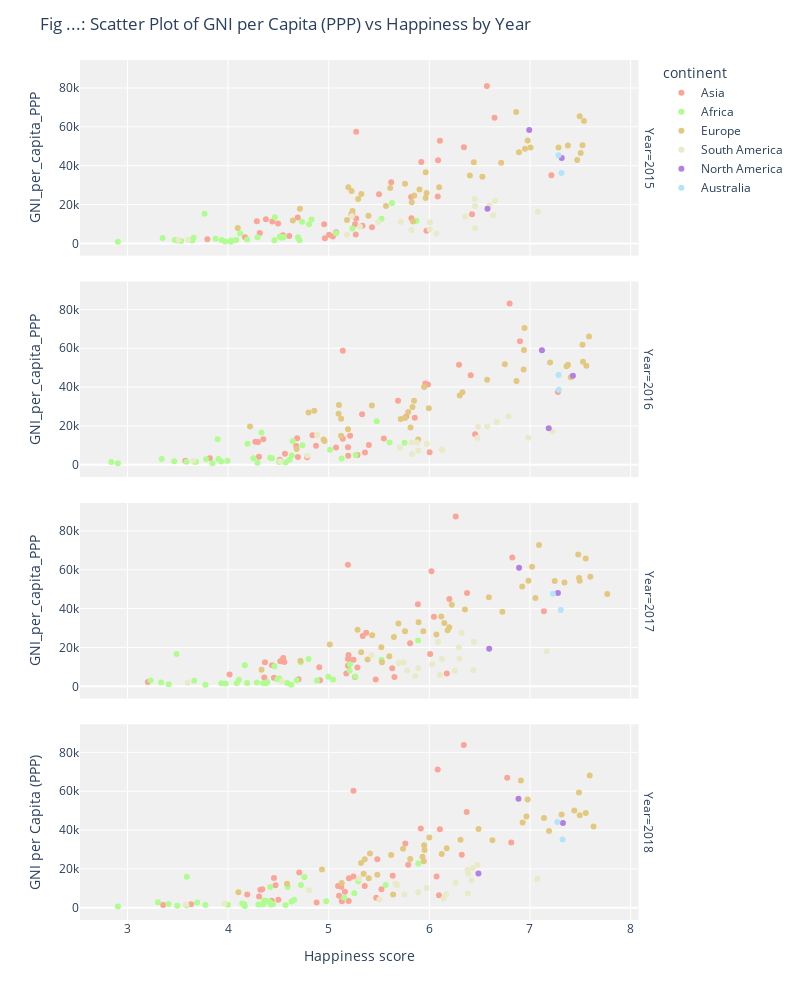

Notebook cell for this chart:
### Markdown cell above
### GDP contribution to happiness

The above two histograms can support both sides of the argument. While it supports the claim that 'wealthier' countries are also happier countries for the top three richest and happiest continents (Oceania, Europe and North America), the histograms also show that the contribution of GDP per capita is not a definitive factor in happiness. This supported by the fact that South America is happier than Asia in every year while also coming close to Europe in happiness. On the contrary South America is, on average, poorer than Asia in every year and substantially poorer than Europe. Another observation that supportss the claim that happiness is not necessarily related with wealth is the fact that the average contribution of GDP to happiness of all continents shrank from 2015 to 2018, while the average happiness of every continent remained pretty much constant throughout the same years.

### Code cell
### Does a good education give government trust?

# This 3d Scatter Plot is multivariate and shows on the x-axis the 'Education Index', on the y-axis the 'Government Trust' and on the z-axis the 'CPI Score'. CPI stands for 'Corruption Perception Index', the lower the CPI index, the more the people believe there is corruption in their country. The size of the plot-points shows the GDP per capita. 

# The 3D scatter plot reveals interesting insights about the correlation between the Corruption Perception Index (CPI) score and other variables across countries. A positive correlation between the CPI score and variables such as Education Index and Government trust suggests that countries with higher levels of corruption tend to exhibit lower values in education, government trust, and economic prosperity. Conversely, a negative correlation indicates that countries with lower corruption levels tend to have higher education indices and greater levels of government trust. This visualization highlights the importance of addressing corruption to foster positive development in education and trust within countries. 

# The Education Index plays a significant role in shaping the relationships between various variables across countries and continents. A positive correlation between the Education Index and variables such as Government trust, GDP per capita, and possibly the Corruption Perception Index suggests that countries with higher education indices tend to exhibit greater levels of government trust and economic prosperity while combating corruption. Furthermore, the Education Index may influence the disparities observed between countries and continents. Nations with higher education indices are more likely to invest in quality education, leading to better governance, higher economic output, and potentially lower corruption levels. Thus, enhancing education systems becomes vital for promoting positive development and reducing inequality among countries and continents.

# Overall it gives the visualisation that countries with a higher inducation index tend to have more goverment trust and a higher CPI score. This is probaply because people that live in a country that is able to give a good education tend to trust the goverment more than people that don't recieved good education. 
data = df.sort_values('Year', ascending=True)


fig = px.scatter(data, x='happiness_score', y='GNI_per_capita_PPP', color='continent',
                 color_discrete_map=continent_colors, hover_data=['Country'], facet_row='Year')


fig.update_layout(
    title='Fig ...: Scatter Plot of GNI per Capita (PPP) vs Happiness by Year',
    xaxis_title='Happiness score',
    yaxis_title='GNI per Capita (PPP)',
    height=1000,  
    width = 800,
    plot_bgcolor='rgb(240, 240, 240, 240)'
)


fig.update_traces(hovertemplate='Country: %{customdata[0]}<br>Happines: %{x}<br>GNI per Capita (PPP): %{y}')


fig.show()

### Figure 1 — Plotly figure (JSON) as saved in the notebook; plotly's stock layout.template omitted (floating-point values rounded to 4 significant figures)
{"data": [{"customdata": [["Lebanon"], ["Malaysia"], ["Kuwait"], ["Kazakhstan"], ["Jordan"], ["Japan"], ["Israel"], ["Iraq"], ["Kyrgyzstan"], ["Mongolia"], ["Saudi Arabia"], ["Philippines"], ["Pakistan"], ["Nepal"], ["Myanmar"], ["Iran"], ["Indonesia"], ["Cambodia"], ["Bangladesh"], ["Bahrain"], ["Azerbaijan"], ["Armenia"], ["China"], ["China"], ["Georgia"], ["Cyprus"], ["India"], ["Singapore"], ["Afghanistan"], ["Turkey"], ["United Arab Emirates"], ["Thailand"], ["Vietnam"], ["Sri Lanka"], ["Turkmenistan"], ["Uzbekistan"], ["Tajikistan"], ["Yemen"]], "hovertemplate": "Country: %{customdata[0]}<br>Happines: %{x}<br>GNI per Capita (PPP): %{y}", "legendgroup": "Asia", "marker": {"color": "#FAA598", "symbol": "circle"}, "mode": "markers", "name": "Asia", "orientation": "v", "showlegend": true, "type": "scatter", "x": [5.225, 6.084, 6.105, 5.819, 5.336, 5.92, 7.213, 4.497, 5.004, 4.955, 6.344, 5.43, 5.269, 4.962, 4.545, 4.692, 5.262, 4.168, 4.608, 6.087, 5.234, 4.376, 5.273, 5.273, 4.286, 5.621, 4.315, 6.572, 3.794, 5.5, 6.648, 6.424, 5.074, 4.44, 5.822, 5.971, 5.041, 3.593], "xaxis": "x4", "y": [14920, 24120, 52880, 23860, 9140, 41950, 35130, 10220, 4460, 9880, 49450, 8310, 4640, 2680, 4180, 13300, 9910, 3180, 3790, 42760, 15020, 12490, 57450, 12880, 11420, 31510, 5400, 81040, 2110, 25340, 64640, 15010, 5790, 11270, 12890, 6460, 3590, null], "yaxis": "y4"}, {"customdata": [["Vietnam"], ["Kazakhstan"], ["Jordan"], ["Japan"], ["Israel"], ["Kuwait"], ["Singapore"], ["Kyrgyzstan"], ["Tajikistan"], ["Malaysia"], ["Thailand"], ["Lebanon"], ["China"], ["Afghanistan"], ["Iraq"], ["United Arab Emirates"], ["Uzbekistan"], ["Cyprus"], ["China"], ["Cambodia"], ["Turkey"], ["Iran"], ["Indonesia"], ["Bangladesh"], ["India"], ["Turkmenistan"], ["Georgia"], ["Yemen"], ["Pakistan"], ["Sri Lanka"], ["Nepal"], ["Azerbaijan"], ["Armenia"], ["Saudi Arabia"], ["Myanmar"], ["Philippines"], ["Mongolia"], ["Bahrain"]], "hovertemplate": "Country: %{customdata[0]}<br>Happines: %{x}<br>GNI per Capita (PPP): %{y}", "legendgroup": "Asia", "marker": {"color": "#FAA598", "symbol": "circle"}, "mode": "markers", "name": "Asia", "orientation": "v", "showlegend": false, "type": "scatter", "x": [5.36, 5.855, 5.192, 5.987, 7.278, 6.295, 6.798, 5.286, 4.786, 5.77, 6.455, 4.839, 5.14, 3.575, 4.677, 6.901, 6.003, 5.689, 5.14, 3.819, 5.332, 4.686, 5.399, 4.694, 4.565, 5.548, 4.297, 4.077, 5.194, 4.271, 4.514, 5.212, 4.35, 6.411, 4.307, 5.073, 4.874, 5.96], "xaxis": "x3", "y": [6300, 24280, 9120, 41350, 37500, 51550, 83020, 5020, 3900, 24840, 15800, 15250, 58670, 2140, 9720, 63670, 6530, 33000, 13400, 3450, 26050, 13650, 10160, 4070, 5760, 13500, 11760, null, 4680, 11900, 2620, 14920, 13160, 46110, 4220, 8870, 9860, 41860], "yaxis": "y3"}, {"customdata": [["Tajikistan"], ["Georgia"], ["Uzbekistan"], ["Cambodia"], ["Azerbaijan"], ["Bahrain"], ["Philippines"], ["Malaysia"], ["United Arab Emirates"], ["Bangladesh"], ["China"], ["China"], ["Afghanistan"], ["Cyprus"], ["Yemen"], ["Saudi Arabia"], ["Jordan"], ["Japan"], ["Israel"], ["Kazakhstan"], ["Sri Lanka"], ["Lebanon"], ["Myanmar"], ["Thailand"], ["Vietnam"], ["Kyrgyzstan"], ["Nepal"], ["Kuwait"], ["Turkmenistan"], ["Armenia"], ["Mongolia"], ["India"], ["Indonesia"], ["Singapore"], ["Turkey"], ["Iran"], ["Pakistan"], ["Iraq"]], "hovertemplate": "Country: %{customdata[0]}<br>Happines: %{x}<br>GNI per Capita (PPP): %{y}", "legendgroup": "Asia", "marker": {"color": "#FAA598", "symbol": "circle"}, "mode": "markers", "name": "Asia", "orientation": "v", "showlegend": false, "type": "scatter", "x": [5.467, 4.519, 6.174, 4.7, 5.208, 6.199, 5.631, 5.339, 6.825, 4.456, 5.191, 5.191, 3.203, 6.046, 3.38, 6.375, 4.906, 5.886, 7.139, 5.809, 4.366, 5.197, 4.36, 6.008, 5.175, 5.261, 4.913, 6.021, 5.247, 4.559, 5.285, 4.015, 5.192, 6.262, 5.373, 4.548, 5.653, 4.437], "xaxis": "x2", "y": [3560, 12910, 6650, 3680, 13510, 44980, 9320, 25900, 66290, 4340, 14140, 62530, 2210, 35750, null, 48040, 9790, 42290, 38570, 22160, 12340, 16070, 4480, 16610, 6620, 4800, 3140, 59260, 13620, 12540, 9720, 6120, 10580, 87440, 27570, 14560, 4820, 10850], "yaxis": "y2"}, {"customdata": [["Vietnam"], ["Cambodia"], ["Afghanistan"], ["Azerbaijan"], ["Bahrain"], ["Uzbekistan"], ["Bangladesh"], ["Yemen"], ["Armenia"], ["Indonesia"], ["China"], ["Sri Lanka"], ["Nepal"], ["Myanmar"], ["Mongolia"], ["Malaysia"], ["Tajikistan"], ["Singapore"], ["Saudi Arabia"], ["Philippines"], ["Pakistan"], ["Lebanon"], ["Georgia"], ["United Arab Emirates"], ["Cyprus"], ["Kyrgyzstan"], ["Thailand"], ["Kuwait"], ["Kazakhstan"], ["Jordan"], ["Japan"], ["China"], ["Israel"], ["Iraq"], ["Iran"], ["Turkey"], ["India"], ["Turkmenistan"]], "hovertemplate": "Country: %{customdata[0]}<br>Happines: %{x}<br>GNI per Capita (PPP): %{y}", "legendgroup": "Asia", "marker": {"color": "#FAA598", "symbol": "circle"}, "mode": "markers", "name": "Asia", "orientation": "v", "showlegend": false, "type": "scatter", "x": [5.103, 4.433, 3.632, 5.201, 6.105, 6.096, 4.5, 3.355, 4.321, 5.093, 5.246, 4.471, 4.88, 4.308, 5.125, 6.322, 5.199, 6.343, 6.371, 5.524, 5.472, 5.358, 4.34, 6.774, 5.762, 5.131, 6.072, 6.083, 5.79, 5.161, 5.915, 5.246, 6.814, 4.456, 4.707, 5.483, 4.19, 5.636], "xaxis": "x", "y": [6220.0, 3597.0, 1746.0, 15240.0, 40400.0, 6462.0, 4057.0, 1433.0, 9277.0, 11260.0, 60220.0, 11610.0, 2748.0, 5764.0, 10780.0, 27230.0, 3482.0, 83790.0, 49340.0, 9540.0, 5190.0, 11140.0, 9570.0, 66910.0, 33100.0, 3317.0, 16130.0, 71160.0, 22170.0, 8268.0, 40800.0, 16130.0, 33650.0, 15360.0, 18170.0, 24910.0, 6829.0, 16410.0], "yaxis": "y"}, {"customdata": [["Mauritania"], ["Mali"], ["Malawi"], ["Madagascar"], ["Libya"], ["Liberia"], ["Mauritius"], ["Kenya"], ["Senegal"], ["Rwanda"], ["Nigeria"], ["Niger"], ["Morocco"], ["Sierra Leone"], ["Cameroon"], ["Burundi"], ["Burkina Faso"], ["Botswana"], ["Chad"], ["Benin"], ["Algeria"], ["Ghana"], ["Gabon"], ["Ethiopia"], ["Egypt"], ["Zambia"], ["Togo"], ["Zimbabwe"], ["Uganda"], ["Tunisia"], ["South Africa"], ["Tanzania"]], "hovertemplate": "Country: %{customdata[0]}<br>Happines: %{x}<br>GNI per Capita (PPP): %{y}", "legendgroup": "Africa", "marker": {"color": "#AEFD8E", "symbol": "circle"}, "mode": "markers", "name": "Africa", "orientation": "v", "showlegend": true, "type": "scatter", "x": [4.292, 4.19, 3.97, 3.644, 5.525, 3.533, 5.629, 4.553, 4.535, 3.471, 5.074, 4.028, 5.235, 4.709, 4.695, 2.905, 4.032, 3.766, 3.936, 3.657, 5.872, 4.12, 4.465, 4.46, 4.735, 4.514, 3.495, 3.875, 4.081, 4.805, 4.829, 3.349], "xaxis": "x4", "y": [3160, 1990, 990, 1500, 12740, 1180, 20860, 3330, 2910, 1710, 5280, 840, 7670, 1570, 3210, 840, 1460, 15310, 1760, 2860, 11700, 5050, 13480, 1650, 11160, 3370, 1440, 2410, 1750, 9890, 12240, 2740], "yaxis": "y4"}, {"customdata": [["Kenya"], ["Togo"], ["Botswana"], ["Tunisia"], ["Mauritania"], ["Mali"], ["Malawi"], ["Madagascar"], ["Tanzania"], ["Libya"], ["Benin"], ["Liberia"], ["Cameroon"], ["Ethiopia"], ["Egypt"], ["Chad"], ["Gabon"], ["Burkina Faso"], ["Uganda"], ["Burundi"], ["Ghana"], ["Mauritius"], ["Nigeria"], ["Niger"], ["Zambia"], ["South Africa"], ["Sierra Leone"], ["Senegal"], ["Zimbabwe"], ["Rwanda"], ["Algeria"], ["Morocco"]], "hovertemplate": "Country: %{customdata[0]}<br>Happines: %{x}<br>GNI per Capita (PPP): %{y}", "legendgroup": "Africa", "marker": {"color": "#AEFD8E", "symbol": "circle"}, "mode": "markers", "name": "Africa", "orientation": "v", "showlegend": false, "type": "scatter", "x": [4.419, 2.839, 4.332, 4.739, 4.436, 3.995, 4.292, 3.681, 3.781, 5.754, 3.34, 4.571, 4.252, 4.512, 4.194, 3.667, 3.896, 3.587, 3.931, 2.905, 4.633, 5.477, 5.268, 3.845, 5.129, 4.642, 4.507, 3.904, 4.61, 3.465, 5.605, 5.013], "xaxis": "x3", "y": [3620, 1470, 16600, 10070, 3350, 2130, 1020, 1550, 2860, 11430, 2980, 1260, 3350, 1870, 10850, 1630, 13180, 1550, 1690, 800, 4800, 22390, 5120, 820, 3330, 12240, 1420, 3000, 2570, 1790, 11520, 7730], "yaxis": "y3"}, {"customdata": [["Liberia"], ["Gabon"], ["Algeria"], ["Mali"], ["South Africa"], ["Burkina Faso"], ["Uganda"], ["Burundi"], ["Ghana"], ["Ethiopia"], ["Mauritania"], ["Zimbabwe"], ["Sierra Leone"], ["Chad"], ["Cameroon"], ["Rwanda"], ["Egypt"], ["Senegal"], ["Togo"], ["Tanzania"], ["Niger"], ["Tunisia"], ["Botswana"], ["Morocco"], ["Benin"], ["Libya"], ["Kenya"], ["Nigeria"], ["Malawi"], ["Mauritius"], ["Madagascar"], ["Zambia"]], "hovertemplate": "Country: %{customdata[0]}<br>Happines: %{x}<br>GNI per Capita (PPP): %{y}", "legendgroup": "Africa", "marker": {"color": "#AEFD8E", "symbol": "circle"}, "mode": "markers", "name": "Africa", "orientation": "v", "showlegend": false, "type": "scatter", "x": [3.975, 4.799, 5.211, 4.39, 4.722, 4.587, 4.189, 3.775, 4.996, 4.286, 4.49, 3.663, 4.374, 4.35, 5.044, 3.334, 4.166, 4.681, 4.085, 3.231, 4.628, 4.461, 3.488, 5.208, 4.883, 5.525, 4.509, 5.265, 3.41, 5.888, 3.933, 4.107], "xaxis": "x2", "y": [1380, 14060, 11370, 2180, 12320, 1730, 1710, 770, 4860, 2010, 3610, 2860, 1590, 1570, 3490, 1910, 10800, 3140, 1520, 3020, 830, 10280, 16680, 8110, 3010, 13690, 4000, 5030, 1030, 23560, 1540, 3330], "yaxis": "y2"}, {"customdata": [["Burkina Faso"], ["Algeria"], ["Zambia"], ["Benin"], ["Chad"], ["Cameroon"], ["Botswana"], ["Burundi"], ["Morocco"], ["Mauritius"], ["Mauritania"], ["Mali"], ["Malawi"], ["Madagascar"], ["Tanzania"], ["Libya"], ["Niger"], ["Sierra Leone"], ["Senegal"], ["Rwanda"], ["South Africa"], ["Nigeria"], ["Liberia"], ["Ghana"], ["Gabon"], ["Ethiopia"], ["Egypt"], ["Uganda"], ["Kenya"], ["Togo"], ["Tunisia"], ["Zimbabwe"]], "hovertemplate": "Country: %{customdata[0]}<br>Happines: %{x}<br>GNI per Capita (PPP): %{y}", "legendgroup": "Africa", "marker": {"color": "#AEFD8E", "symbol": "circle"}, "mode": "markers", "name": "Africa", "orientation": "v", "showlegend": false, "type": "scatter", "x": [4.424, 5.295, 4.377, 4.141, 4.301, 4.975, 3.59, 2.905, 5.254, 5.891, 4.356, 4.447, 3.587, 3.774, 3.303, 5.566, 4.166, 4.571, 4.631, 3.408, 4.724, 5.155, 3.495, 4.657, 4.758, 4.35, 4.419, 4.161, 4.41, 3.999, 4.592, 3.692], "xaxis": "x", "y": [1705.0, 13640.0, 3582.0, 2135.0, 1716.0, 3291.0, 15950.0, 659.7, 7480.0, 22720.0, 3746.0, 1965.0, 1159.0, 1404.0, 2805.0, 11680.0, 912.0, 1381.0, 3256.0, 1959.0, 11760.0, 5086.0, 1040.0, 4099.0, 15790.0, 1782.0, 10740.0, 1752.0, 3052.0, 1593.0, 10680.0, 2661.0], "yaxis": "y"}, {"customdata": [["Malta"], ["Luxembourg"], ["Lithuania"], ["Latvia"], ["Italy"], ["Ireland"], ["Moldova"], ["Serbia"], ["Russia"], ["Romania"], ["Portugal"], ["Poland"], ["Norway"], ["Netherlands"], ["Montenegro"], ["Iceland"], ["Bulgaria"], ["Bosnia and Herzegovina"], ["Belarus"], ["Austria"], ["Albania"], ["Belgium"], ["Hungary"], ["Greece"], ["Germany"], ["France"], ["Finland"], ["Estonia"], ["Denmark"], ["Croatia"], ["Ukraine"], ["Sweden"], ["Slovenia"], ["United Kingdom"], ["Spain"], ["Switzerland"], ["Slovakia"]], "hovertemplate": "Country: %{customdata[0]}<br>Happines: %{x}<br>GNI per Capita (PPP): %{y}", "legendgroup": "Europe", "marker": {"color": "#E3C97F", "symbol": "circle"}, "mode": "markers", "name": "Europe", "orientation": "v", "showlegend": true, "type": "scatter", "x": [6.527, 6.863, 5.902, 5.85, 5.964, 6.977, 5.838, 5.395, 5.963, 5.825, 5.195, 5.973, 7.537, 7.377, 5.237, 7.504, 4.714, 5.182, 5.569, 7.006, 4.644, 6.891, 5.324, 5.227, 6.951, 6.442, 7.469, 5.611, 7.522, 5.293, 4.096, 7.284, 5.758, 6.714, 6.403, 7.494, 6.098], "xaxis": "x4", "y": [34280, 67590, 27780, 24690, 36650, 52990, 11290, 14230, 23420, 21130, 28870, 25880, 63030, 50340, 16700, 46480, 17820, 12100, 19260, 49390, 11800, 46870, 25460, 26940, 48770, 41740, 42950, 28570, 50560, 22870, 7880, 49420, 30660, 41550, 34900, 65450, 28950], "yaxis": "y4"}, {"customdata": [["Italy"], ["Bosnia and Herzegovina"], ["Malta"], ["Belarus"], ["Belgium"], ["Luxembourg"], ["Lithuania"], ["Ireland"], ["Estonia"], ["United Kingdom"], ["Finland"], ["Denmark"], ["Croatia"], ["France"], ["Bulgaria"], ["Iceland"], ["Hungary"], ["Greece"], ["Germany"], ["Ukraine"], ["Latvia"], ["Spain"], ["Norway"], ["Austria"], ["Netherlands"], ["Serbia"], ["Slovakia"], ["Albania"], ["Russia"], ["Slovenia"], ["Romania"], ["Portugal"], ["Poland"], ["Sweden"], ["Switzerland"], ["Moldova"], ["Montenegro"]], "hovertemplate": "Country: %{customdata[0]}<br>Happines: %{x}<br>GNI per Capita (PPP): %{y}", "legendgroup": "Europe", "marker": {"color": "#E3C97F", "symbol": "circle"}, "mode": "markers", "name": "Europe", "orientation": "v", "showlegend": false, "type": "scatter", "x": [5.948, 4.949, 6.302, 5.813, 6.937, 6.946, 5.833, 6.94, 5.429, 6.867, 7.406, 7.527, 5.759, 6.575, 4.218, 7.561, 4.8, 4.857, 6.75, 4.681, 5.098, 6.329, 7.522, 7.2, 7.378, 5.123, 5.995, 4.959, 5.716, 5.848, 5.124, 5.102, 5.791, 7.364, 7.587, 5.889, 5.192], "xaxis": "x3", "y": [40030, 13090, 35720, 19280, 49090, 70450, 29790, 59070, 30510, 43100, 45150, 53110, 24130, 43830, 19760, 50990, 26990, 27820, 51810, 8210, 26340, 37370, 61840, 52630, 51510, 14960, 29160, 12270, 23570, 33010, 23680, 30840, 27170, 50780, 66080, 13060, 18360], "yaxis": "y3"}, {"customdata": [["Ukraine"], ["Portugal"], ["France"], ["Slovenia"], ["Finland"], ["Romania"], ["Moldova"], ["Germany"], ["Belarus"], ["Poland"], ["Greece"], ["Croatia"], ["Serbia"], ["Switzerland"], ["Denmark"], ["Estonia"], ["Russia"], ["Malta"], ["United Kingdom"], ["Albania"], ["Slovakia"], ["Lithuania"], ["Belgium"], ["Bosnia and Herzegovina"], ["Italy"], ["Latvia"], ["Netherlands"], ["Austria"], ["Sweden"], ["Montenegro"], ["Luxembourg"], ["Hungary"], ["Bulgaria"], ["Iceland"], ["Ireland"], ["Norway"], ["Spain"]], "hovertemplate": "Country: %{customdata[0]}<br>Happines: %{x}<br>GNI per Capita (PPP): %{y}", "legendgroup": "Europe", "marker": {"color": "#E3C97F", "symbol": "circle"}, "mode": "markers", "name": "Europe", "orientation": "v", "showlegend": false, "type": "scatter", "x": [4.332, 5.693, 6.592, 6.118, 7.769, 6.07, 5.529, 6.985, 5.323, 6.182, 5.287, 5.432, 5.603, 7.48, 7.6, 5.893, 5.648, 6.726, 7.054, 4.719, 6.198, 6.149, 6.923, 5.386, 6.223, 5.94, 7.488, 7.246, 7.343, 5.523, 7.09, 5.758, 5.011, 7.494, 7.021, 7.554, 6.354], "xaxis": "x2", "y": [8460, 32310, 45850, 35990, 47480, 26620, 12320, 54370, 17580, 28900, 29150, 26310, 15510, 67890, 56360, 32930, 25380, 38370, 45430, 13130, 30410, 32560, 51320, 13790, 42010, 28360, 55770, 54150, 53490, 20110, 72750, 28340, 21460, 54380, 61590, 65730, 39570], "yaxis": "y2"}, {"customdata": [["Albania"], ["Belarus"], ["Bulgaria"], ["Austria"], ["Bosnia and Herzegovina"], ["Belgium"], ["Montenegro"], ["Sweden"], ["Moldova"], ["Switzerland"], ["Malta"], ["Luxembourg"], ["Lithuania"], ["Netherlands"], ["Serbia"], ["Slovakia"], ["Russia"], ["Romania"], ["Portugal"], ["Slovenia"], ["Poland"], ["Norway"], ["Spain"], ["Latvia"], ["Germany"], ["Ukraine"], ["France"], ["Finland"], ["Estonia"], ["United Kingdom"], ["Denmark"], ["Croatia"], ["Greece"], ["Italy"], ["Ireland"], ["Iceland"], ["Hungary"]], "hovertemplate": "Country: %{customdata[0]}<br>Happines: %{x}<br>GNI per Capita (PPP): %{y}", "legendgroup": "Europe", "marker": {"color": "#E3C97F", "symbol": "circle"}, "mode": "markers", "name": "Europe", "orientation": "v", "showlegend": false, "type": "scatter", "x": [4.586, 5.483, 4.933, 7.139, 5.129, 6.927, 5.347, 7.314, 5.64, 7.487, 6.627, 6.91, 5.952, 7.441, 5.398, 6.173, 5.81, 5.945, 5.41, 5.948, 6.123, 7.594, 6.31, 5.933, 6.965, 4.103, 6.489, 7.632, 5.739, 7.19, 7.555, 5.321, 5.358, 6, 6.977, 7.495, 5.62], "xaxis": "x", "y": [12300.0, 17040.0, 19650.0, 46230.0, 12690.0, 43820.0, 17510.0, 47960.0, 6833.0, 59370.0, 34800.0, 65540.0, 29780.0, 50010.0, 15220.0, 30670.0, 25040.0, 23910.0, 27940.0, 32140.0, 27630.0, 68060.0, 35040.0, 26300.0, 46950.0, 7994.0, 40510.0, 41780.0, 30380.0, 39510.0, 48840.0, 23060.0, 24910.0, 36140.0, 55660.0, 47570.0, 27140.0], "yaxis": "y"}, {"customdata": [["Jamaica"], ["Peru"], ["Paraguay"], ["Panama"], ["Nicaragua"], ["Brazil"], ["Bolivia"], ["Argentina"], ["Chile"], ["Honduras"], ["Haiti"], ["Guinea"], ["Guatemala"], ["El Salvador"], ["Ecuador"], ["Dominican Republic"], ["Costa Rica"], ["Colombia"], ["Venezuela"], ["Uruguay"]], "hovertemplate": "Country: %{customdata[0]}<br>Happines: %{x}<br>GNI per Capita (PPP): %{y}", "legendgroup": "South America", "marker": {"color": "#E8EAC8", "symbol": "circle"}, "mode": "markers", "name": "South America", "orientation": "v", "showlegend": true, "type": "scatter", "x": [5.311, 5.715, 5.493, 6.452, 6.071, 6.635, 5.823, 6.599, 6.652, 5.181, 3.603, 3.507, 6.454, 6.003, 6.008, 5.23, 7.079, 6.357, 5.25, 6.454], "xaxis": "x4", "y": [8520, 11180, 11040, 22810, 5150, 14470, 6890, 19650, 22010, 4490, 1710, 1790, 7830, 7240, 10870, 14130, 16310, 13700, null, 19310], "yaxis": "y4"}, {"customdata": [["Jamaica"], ["Bolivia"], ["Venezuela"], ["El Salvador"], ["Ecuador"], ["Chile"], ["Costa Rica"], ["Colombia"], ["Dominican Republic"], ["Honduras"], ["Haiti"], ["Guinea"], ["Guatemala"], ["Brazil"], ["Panama"], ["Nicaragua"], ["Paraguay"], ["Peru"], ["Argentina"], ["Uruguay"]], "hovertemplate": "Country: %{customdata[0]}<br>Happines: %{x}<br>GNI per Capita (PPP): %{y}", "legendgroup": "South America", "marker": {"color": "#E8EAC8", "symbol": "circle"}, "mode": "markers", "name": "South America", "orientation": "v", "showlegend": false, "type": "scatter", "x": [5.709, 5.89, 6.81, 6.13, 5.975, 6.67, 7.226, 6.477, 4.885, 4.788, 4.518, 3.656, 6.123, 6.983, 6.786, 5.828, 5.878, 5.824, 6.574, 6.485], "xaxis": "x3", "y": [8800, 7360, null, 7620, 10830, 22080, 17230, 13800, 15420, 4790, 1770, 2050, 7910, 13950, 25080, 5540, 11540, 11510, 19710, 19650], "yaxis": "y3"}, {"customdata": [["Peru"], ["Guatemala"], ["Argentina"], ["Haiti"], ["Costa Rica"], ["Chile"], ["Colombia"], ["Uruguay"], ["El Salvador"], ["Ecuador"], ["Dominican Republic"], ["Venezuela"], ["Guinea"], ["Honduras"], ["Nicaragua"], ["Jamaica"], ["Paraguay"], ["Bolivia"], ["Panama"], ["Brazil"]], "hovertemplate": "Country: %{customdata[0]}<br>Happines: %{x}<br>GNI per Capita (PPP): %{y}", "legendgroup": "South America", "marker": {"color": "#E8EAC8", "symbol": "circle"}, "mode": "markers", "name": "South America", "orientation": "v", "showlegend": false, "type": "scatter", "x": [5.697, 6.436, 6.086, 3.597, 7.167, 6.444, 6.125, 6.293, 6.253, 6.028, 5.425, 4.707, 4.534, 5.86, 6.105, 5.89, 5.743, 5.779, 6.321, 6.3], "xaxis": "x2", "y": [11930, 8200, 22960, 1770, 18040, 22750, 14050, 20060, 7970, 11350, 15940, null, 2410, 5220, 5850, 9320, 12210, 8190, 27640, 14250], "yaxis": "y2"}, {"customdata": [["Argentina"], ["Chile"], ["Uruguay"], ["Venezuela"], ["Bolivia"], ["Brazil"], ["Peru"], ["Paraguay"], ["Panama"], ["Nicaragua"], ["El Salvador"], ["Ecuador"], ["Dominican Republic"], ["Costa Rica"], ["Colombia"], ["Guatemala"], ["Guinea"], ["Jamaica"], ["Honduras"], ["Haiti"]], "hovertemplate": "Country: %{customdata[0]}<br>Happines: %{x}<br>GNI per Capita (PPP): %{y}", "legendgroup": "South America", "marker": {"color": "#E8EAC8", "symbol": "circle"}, "mode": "markers", "name": "South America", "orientation": "v", "showlegend": false, "type": "scatter", "x": [6.388, 6.476, 6.379, 4.806, 5.752, 6.419, 5.663, 5.681, 6.43, 6.141, 6.167, 5.973, 5.302, 7.072, 6.26, 6.382, 3.964, 5.89, 5.504, 3.582], "xaxis": "x", "y": [17610.0, 21970.0, 19430.0, 9070.0, 6849.0, 14070.0, 12320.0, 11720.0, 20450.0, 4790.0, 6973.0, 10140.0, 15070.0, 14790.0, 12900.0, 7378.0, 2211, 7932.0, 4258.0, 1665.0], "yaxis": "y"}, {"customdata": [["Mexico"], ["Canada"], ["United States"]], "hovertemplate": "Country: %{customdata[0]}<br>Happines: %{x}<br>GNI per Capita (PPP): %{y}", "legendgroup": "North America", "marker": {"color": "#B47FE3", "symbol": "circle"}, "mode": "markers", "name": "North America", "orientation": "v", "showlegend": true, "type": "scatter", "x": [6.578, 7.316, 6.993], "xaxis": "x4", "y": [17830, 43990, 58340], "yaxis": "y4"}, {"customdata": [["Canada"], ["United States"], ["Mexico"]], "hovertemplate": "Country: %{customdata[0]}<br>Happines: %{x}<br>GNI per Capita (PPP): %{y}", "legendgroup": "North America", "marker": {"color": "#B47FE3", "symbol": "circle"}, "mode": "markers", "name": "North America", "orientation": "v", "showlegend": false, "type": "scatter", "x": [7.427, 7.119, 7.187], "xaxis": "x3", "y": [45910, 58970, 18810], "yaxis": "y3"}, {"customdata": [["United States"], ["Canada"], ["Mexico"]], "hovertemplate": "Country: %{customdata[0]}<br>Happines: %{x}<br>GNI per Capita (PPP): %{y}", "legendgroup": "North America", "marker": {"color": "#B47FE3", "symbol": "circle"}, "mode": "markers", "name": "North America", "orientation": "v", "showlegend": false, "type": "scatter", "x": [6.892, 7.278, 6.595], "xaxis": "x2", "y": [61020, 48070, 19300], "yaxis": "y2"}, {"customdata": [["Canada"], ["Mexico"], ["United States"]], "hovertemplate": "Country: %{customdata[0]}<br>Happines: %{x}<br>GNI per Capita (PPP): %{y}", "legendgroup": "North America", "marker": {"color": "#B47FE3", "symbol": "circle"}, "mode": "markers", "name": "North America", "orientation": "v", "showlegend": false, "type": "scatter", "x": [7.328, 6.488, 6.886], "xaxis": "x", "y": [43600.0, 17630.0, 56140.0], "yaxis": "y"}, {"customdata": [["New Zealand"], ["Australia"]], "hovertemplate": "Country: %{customdata[0]}<br>Happines: %{x}<br>GNI per Capita (PPP): %{y}", "legendgroup": "Australia", "marker": {"color": "#B2E4FA", "symbol": "circle"}, "mode": "markers", "name": "Australia", "orientation": "v", "showlegend": true, "type": "scatter", "x": [7.314, 7.284], "xaxis": "x4", "y": [36210, 45330], "yaxis": "y4"}, {"customdata": [["Australia"], ["New Zealand"]], "hovertemplate": "Country: %{customdata[0]}<br>Happines: %{x}<br>GNI per Capita (PPP): %{y}", "legendgroup": "Australia", "marker": {"color": "#B2E4FA", "symbol": "circle"}, "mode": "markers", "name": "Australia", "orientation": "v", "showlegend": false, "type": "scatter", "x": [7.284, 7.286], "xaxis": "x3", "y": [46230, 38630], "yaxis": "y3"}, {"customdata": [["Australia"], ["New Zealand"]], "hovertemplate": "Country: %{customdata[0]}<br>Happines: %{x}<br>GNI per Capita (PPP): %{y}", "legendgroup": "Australia", "marker": {"color": "#B2E4FA", "symbol": "circle"}, "mode": "markers", "name": "Australia", "orientation": "v", "showlegend": false, "type": "scatter", "x": [7.228, 7.307], "xaxis": "x2", "y": [47580, 39330], "yaxis": "y2"}, {"customdata": [["Australia"], ["New Zealand"]], "hovertemplate": "Country: %{customdata[0]}<br>Happines: %{x}<br>GNI per Capita (PPP): %{y}", "legendgroup": "Australia", "marker": {"color": "#B2E4FA", "symbol": "circle"}, "mode": "markers", "name": "Australia", "orientation": "v", "showlegend": false, "type": "scatter", "x": [7.272, 7.324], "xaxis": "x", "y": [44100.0, 35110.0], "yaxis": "y"}], "layout": {"annotations": [{"font": {}, "showarrow": false, "text": "Year=2018", "textangle": 90, "x": 0.98, "xanchor": "left", "xref": "paper", "y": 0.1138, "yanchor": "middle", "yref": "paper"}, {"font": {}, "showarrow": false, "text": "Year=2017", "textangle": 90, "x": 0.98, "xanchor": "left", "xref": "paper", "y": 0.3712, "yanchor": "middle", "yref": "paper"}, {"font": {}, "showarrow": false, "text": "Year=2016", "textangle": 90, "x": 0.98, "xanchor": "left", "xref": "paper", "y": 0.6288, "yanchor": "middle", "yref": "paper"}, {"font": {}, "showarrow": false, "text": "Year=2015", "textangle": 90, "x": 0.98, "xanchor": "left", "xref": "paper", "y": 0.8862, "yanchor": "middle", "yref": "paper"}], "height": 1000, "legend": {"title": {"text": "continent"}, "tracegroupgap": 0}, "margin": {"t": 60}, "plot_bgcolor": "rgb(240, 240, 240, 240)", "title": {"text": "Fig ...: Scatter Plot of GNI per Capita (PPP) vs Happiness by Year"}, "width": 800, "xaxis": {"anchor": "y", "domain": [0, 0.98], "title": {"text": "Happiness score"}}, "xaxis2": {"anchor": "y2", "domain": [0, 0.98], "matches": "x", "showticklabels": false}, "xaxis3": {"anchor": "y3", "domain": [0, 0.98], "matches": "x", "showticklabels": false}, "xaxis4": {"anchor": "y4", "domain": [0, 0.98], "matches": "x", "showticklabels": false}, "yaxis": {"anchor": "x", "domain": [0, 0.2275], "title": {"text": "GNI per Capita (PPP)"}}, "yaxis2": {"anchor": "x2", "domain": [0.2575, 0.485], "matches": "y", "title": {"text": "GNI_per_capita_PPP"}}, "yaxis3": {"anchor": "x3", "domain": [0.515, 0.7425], "matches": "y", "title": {"text": "GNI_per_capita_PPP"}}, "yaxis4": {"anchor": "x4", "domain": [0.7725, 1], "matches": "y", "title": {"text": "GNI_per_capita_PPP"}}}}
